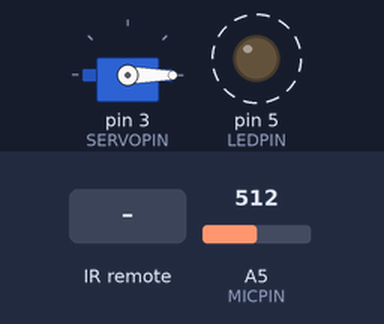
Bench run of a sketch on a simulated Arduino Uno, built with avr-gcc and run on an emulated ATmega328P. On the bench: servo, output pins drawn as LEDs (lit = HIGH). Dashed ring = blinking. The inputs (shaded band) are chosen by the test bench; at power-on: A5 (MICPIN) = 512. What the sketch prints to the serial monitor is not drawn.

Above: at 1.3 s.
1.4 s: infrared code 0xFFA25D received
At 2.4 s:
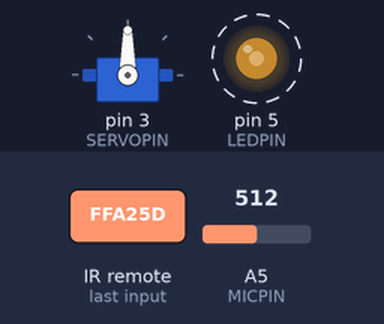
4.4 s: infrared code 0xFFC23D received
At 4.9 s:
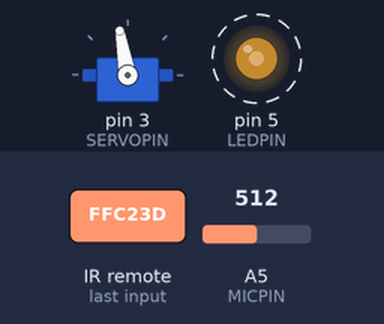
7.4 s: A5 (MICPIN) set to 463
9.6 s: A5 (MICPIN) set to 431
At 10.1 s:
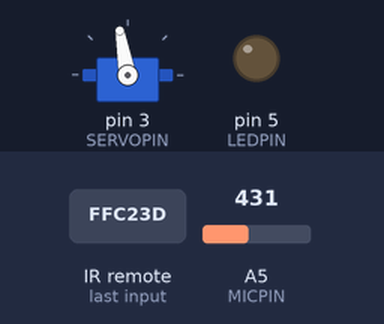
11.1 s: A5 (MICPIN) set to 460
At 11.7 s:
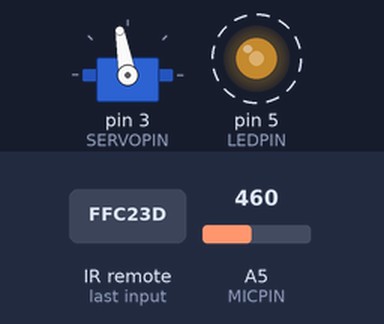
14.1 s: infrared code 0xFF906F received
Timing chart, 0 to 16.6 s (numbered marks = the images above; inputs shaded):
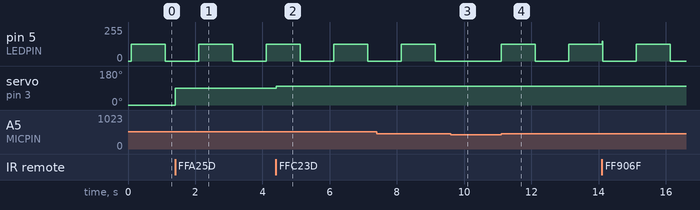

The sketch:

01-domotica.ino
```cpp
#include <Servo.h>
#include <IRremote.h>
#include <IRremoteInt.h>

#define IRPIN     7
#define SERVOPIN  3
#define LEDPIN    5
#define MICPIN    A5

#define OFF   16753245
#define MODE  16736925
#define EQ    16769055
#define FF    16761405
#define RW    16712445
#define PLUS  16748655
#define MINUS 16754775

#define BRG_DEFAULT 127
#define BRG_DELTA   20

#define SPD_DEFAULT 90
#define SPD_DELTA   10

#define MIC_THRESHOLD 450
#define MIC_DELTA     1000

//#define DEBUG 0

IRrecv irrecv(IRPIN);
decode_results results;

Servo motor;

bool motor_on;
bool led_on;
byte brightness;
byte mSpeed;
unsigned long mic_time;

void setup() {
  Serial.begin(9600);

  motor_on = false;
  led_on = false;
  brightness = BRG_DEFAULT;
  mic_time = 0;
  mSpeed = SPD_DEFAULT;

  pinMode(LEDPIN, OUTPUT);
  pinMode(MICPIN, INPUT);

  irrecv.enableIRIn();

  motor.attach(SERVOPIN);
  motor.write(0);
  delay(100);
}

void loop() {
  readIR();

  readMic();

  controlMotor();
  controlLED();
}

void readIR(){
  if(irrecv.decode(&results)){
      if(results.value == OFF){
        motor_on = !motor_on;
      }
      if(results.value == EQ){
        led_on = !led_on;
      }
      if(results.value == PLUS && led_on){
        brightness = (brightness+BRG_DELTA < 255)? brightness+BRG_DELTA:255;
      }
      if(results.value == MINUS && led_on){
        brightness = (brightness-BRG_DELTA > 0)? brightness-BRG_DELTA:0;
      }
      if(results.value == FF && motor_on){
        mSpeed = (mSpeed+SPD_DELTA < 180)? mSpeed+SPD_DELTA:180;
      }
      if(results.value == RW && motor_on){
        mSpeed = (mSpeed-SPD_DELTA > 0)? mSpeed-SPD_DELTA:0;
      }
      irrecv.resume();
  }
}

void readMic(){
  int mic = analogRead(MICPIN);
  #ifdef DEBUG
  Serial.println(mic_time);
  Serial.println(millis());
  #endif

  Serial.println(mic);

  if((mic >= MIC_THRESHOLD) && (millis() > mic_time)){
    led_on = !led_on;
    mic_time = millis() + MIC_DELTA;
  }
}

void controlMotor(){
  if(motor_on){
    #ifdef DEBUG
    Serial.println("motor on");
    #endif
    motor.write(mSpeed);
  }
  else{
    #ifdef DEBUG
    Serial.println("motor off");
    #endif
    motor.write(0);
    mSpeed = SPD_DEFAULT;
  }
}

void controlLED(){
  if(led_on){
    #ifdef DEBUG
    Serial.println("led on");
    #endif
    analogWrite(LEDPIN, brightness);
  }
  else{
    #ifdef DEBUG
    Serial.println("led off");
    #endif
    analogWrite(LEDPIN, 0);
    brightness = BRG_DEFAULT;
  }
}
```

Measured:
- the behaviour switches between 450 and 449 on A5 (MICPIN) (found by bisection; images 2 and 3)
- after the input at 1.4 s, servo on pin 3 (SERVOPIN): 0° → 90° at once
- after the input at 4.4 s, servo on pin 3 (SERVOPIN): 90° → 100° at once
- after the input at 9.6 s, pin 5 (LEDPIN): stays 0/255 (without the input it goes to 127/255 after 0.54 s)
- after the input at 11.1 s, pin 5 (LEDPIN): 0/255 → 127/255 at once, → 0/255 1.0 s later, → 127/255 1.0 s later
